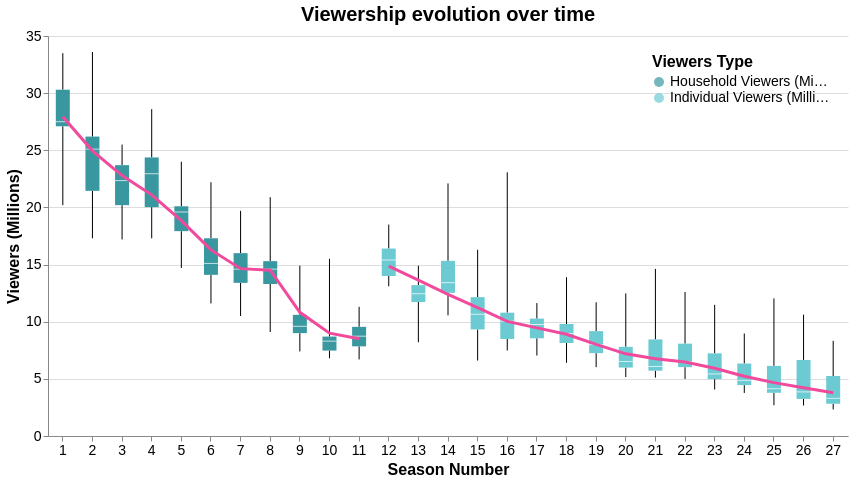

Source (notebook cell):
### Markdown cell above
### 3.2.1. Viewership evolution over time (Question 2)

*Note: After Season 11, the measurement metric shifted from counting the total number of households to the number of individual people.*

**Design decisions:**
- **Chart choice (Dual-Metric Boxplot):** When analyzing viewership, averages are deceiving. A single highly anticipated episode can heavily skew a season's average. Boxplots reveal the true spread, showing both baseline viewership and massive outlier events for each season.
- **Grouped LOESS Trendlines:** A locally weighted smoothing line was calculated for each viewer type independently to cut through noise and reveal the overall trend of a steep viewer decline.
- **Methodological Transparency (Color Separation):** To reflect the viewer measurement methodology shift transparently, data was grouped and mapped to a Teal color scale. The visual contrast honestly separates the two measurement eras.

### Code cell
base_boxplot_viewers = alt.Chart(df).encode(
    x=alt.X(x_var, title=x_title, axis=alt.Axis(labelAngle=0))
)

bp_viewers = base_boxplot_viewers.mark_boxplot(extent='min-max').encode(
    y=alt.Y('us_viewers_in_millions:Q', title='Viewers (Millions)'),
    color=alt.Color(
        'viewers_type:N', 
        title='Viewers Type', 
        legend=alt.Legend(orient='top-right'),
        scale=alt.Scale(
            domain=['Household Viewers (Millions)', 'Individual Viewers (Millions)'],
            range=["#39989f", "#6ccbd2"]        
        )
    )
)

trend_bp_viewers = base_boxplot_viewers.transform_loess(
    'season', 'us_viewers_in_millions', groupby=['viewers_type']
).mark_line(color='#F14A9C', strokeWidth=3).encode(
    y='us_viewers_in_millions:Q',
    detail='viewers_type:N'
)

chart_v = (bp_viewers + trend_bp_viewers).properties(
    height=400,
    width=800,
    title="Viewership evolution over time"
).configure_axis(
    labelFontSize=14,
    titleFontSize=16
).configure_legend(
    labelFontSize=14,
    titleFontSize=16
).configure_title(
    fontSize=20
)

chart_v

### Figure 1 — Vega-Lite specification as saved in the notebook (floating-point values rounded to 4 significant figures; data arrays with more than 128 entries replaced by an {"elided": "..."} marker saying what was removed)
{"view": {"stroke": "transparent"}, "range": {"category": ["#009DDC", "#F05E23", "#F14A9C", "#D1B271", "#4C76B6"], "heatmap": ["#009DDC", "#FFFFFF", "#F14A9C"]}, "title": "Viewership evolution over time", "axis": {"labelColor": "#333333", "titleColor": "#F14A9C", "gridColor": "#D0D0D0"}, "layer": [{"mark": {"type": "boxplot", "extent": "min-max"}, "encoding": {"color": {"field": "viewers_type", "legend": {"orient": "top-right"}, "scale": {"domain": ["Household Viewers (Millions)", "Individual Viewers (Millions)"], "range": ["#39989f", "#6ccbd2"]}, "title": "Viewers Type", "type": "nominal"}, "x": {"axis": {"labelAngle": 0}, "field": "season", "title": "Season Number", "type": "ordinal"}, "y": {"field": "us_viewers_in_millions", "title": "Viewers (Millions)", "type": "quantitative"}}}, {"mark": {"type": "line", "color": "#F14A9C", "strokeWidth": 3}, "encoding": {"detail": {"field": "viewers_type", "type": "nominal"}, "x": {"axis": {"labelAngle": 0}, "field": "season", "title": "Season Number", "type": "ordinal"}, "y": {"field": "us_viewers_in_millions", "type": "quantitative"}}, "transform": [{"loess": "us_viewers_in_millions", "on": "season", "groupby": ["viewers_type"]}]}], "config": {"axis": {"labelFontSize": 14, "titleFontSize": 16}, "legend": {"labelFontSize": 14, "titleFontSize": 16}, "title": {"fontSize": 20}}, "data": {"name": "data-4687b6920a059db46d3859a54348e2a0"}, "height": 400, "width": 800, "$schema": "https://vega.github.io/schema/vega-lite/v6.1.0.json", "datasets": {"data-4687b6920a059db46d3859a54348e2a0": {"elided": "596 records"}}}
